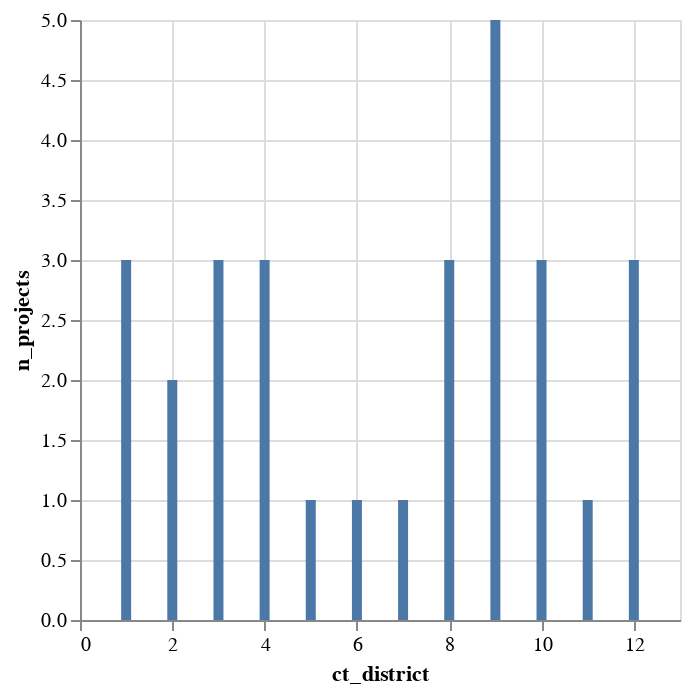

Notebook code cell kept with this figure:
### Markdown cell above
### Altair
* While a table is great, sometimes the stakeholder prefers a chart. 
* Our preferred visualization library is `Altair`, although there are other options.
    * Their docs page is [here](https://altair-viz.github.io/).
* The code to create a simple bar chart goes something like this. 
    * `alt.Chart(source).mark_bar().encode(x='a',y='b')`
    * `source` is the dataframe you want to use for your chart.
    * `x` denotes the column you are plotting on the X-axis. Make sure your column name has quotation marks around it. 
    * `y` denotes the column you are plotting on the Y-axis. 
* If you want a line chart, simply swap out `.mark_bar()` for `.mark_line`
    * `alt.Chart(source).mark_line().encode(x='x',y='f(x)')`
* <b>Make your first chart below.</b>

### Code cell
alt.Chart(agg1).mark_bar().encode(x="ct_district", y="n_projects")

### Figure 1 — Vega-Lite specification as saved in the notebook (floating-point values rounded to 4 significant figures)
{"config": {"view": {"continuousWidth": 300, "continuousHeight": 300}}, "data": {"name": "data-36dd6e62d4eefa6e4bea196037c44f92"}, "mark": {"type": "bar"}, "encoding": {"x": {"field": "ct_district", "type": "quantitative"}, "y": {"field": "n_projects", "type": "quantitative"}}, "$schema": "https://vega.github.io/schema/vega-lite/v5.14.1.json", "datasets": {"data-36dd6e62d4eefa6e4bea196037c44f92": [{"ct_district": 1, "median_score": 69.0, "min_score": 68, "max_score": 81, "n_projects": 3}, {"ct_district": 2, "median_score": 60.5, "min_score": 55, "max_score": 66, "n_projects": 2}, {"ct_district": 3, "median_score": 72.0, "min_score": 68, "max_score": 74, "n_projects": 3}, {"ct_district": 4, "median_score": 69.0, "min_score": 63, "max_score": 83, "n_projects": 3}, {"ct_district": 5, "median_score": 73.0, "min_score": 73, "max_score": 73, "n_projects": 1}, {"ct_district": 6, "median_score": 64.0, "min_score": 64, "max_score": 64, "n_projects": 1}, {"ct_district": 7, "median_score": 78.0, "min_score": 78, "max_score": 78, "n_projects": 1}, {"ct_district": 8, "median_score": 82.0, "min_score": 80, "max_score": 89, "n_projects": 3}, {"ct_district": 9, "median_score": 74.0, "min_score": 65, "max_score": 81, "n_projects": 5}, {"ct_district": 10, "median_score": 72.0, "min_score": 68, "max_score": 76, "n_projects": 3}, {"ct_district": 11, "median_score": 80.0, "min_score": 80, "max_score": 80, "n_projects": 1}, {"ct_district": 12, "median_score": 75.0, "min_score": 58, "max_score": 79, "n_projects": 3}]}}
